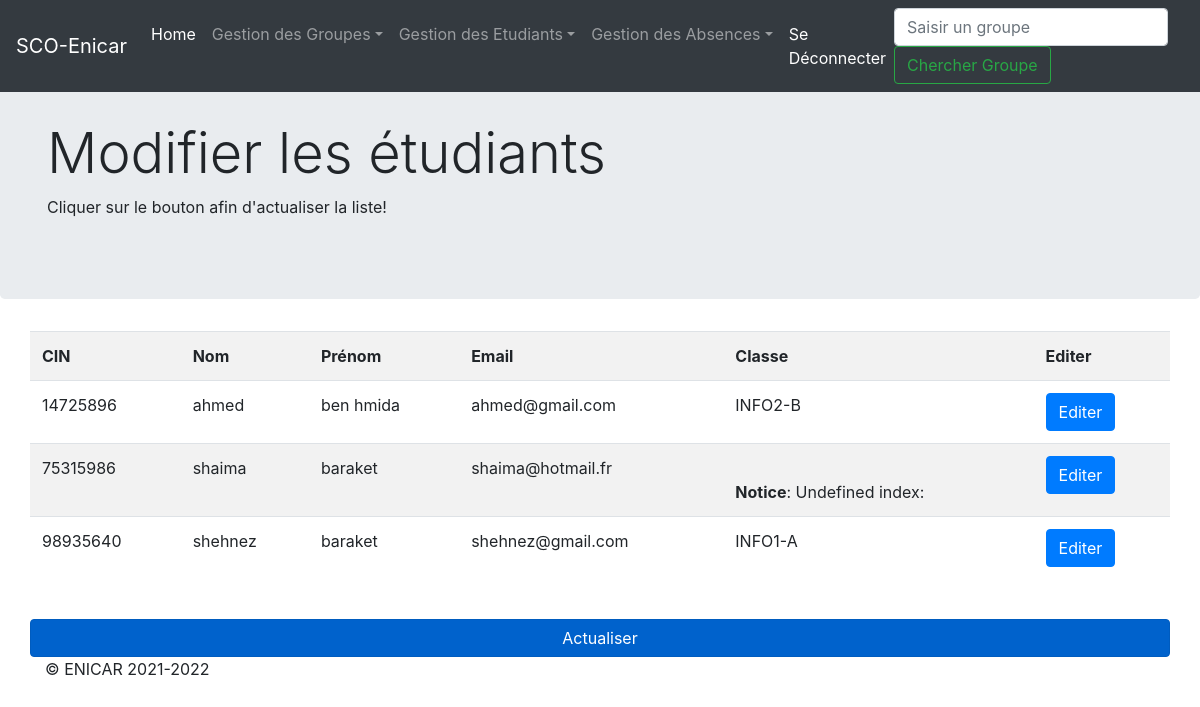
Screenshot of /modifierEtudiant.php (signed in) with the database file from the repository.
### tables this page shows
CREATE TABLE `etudiant` (
  `cin` int(8) NOT NULL,
  `email` varchar(40) NOT NULL,
  `password` varchar(40) NOT NULL,
  `cpassword` varchar(40) NOT NULL,
  `nom` varchar(20) NOT NULL,
  `prenom` varchar(20) NOT NULL,
  `adresse` text NOT NULL,
  `Classe` varchar(40) NOT NULL
);

### modifierEtudiant.php (the view, shortened to what this page needs)
<?php
require_once("connexion.php");
?>
<!DOCTYPE html>
<html lang="en">
<head>
</head>
<body>
  <main role="main">
    <div class="jumbotron">
      <div class="container">
        <h1 class="display-4">Modifier les étudiants</h1>
        <p>Cliquer sur le bouton afin d'actualiser la liste!</p>
      </div>
    </div>
    <div class="container">
      <div class="row">
        <div class="table-responsive">
          <table class="table table-striped table-hover">
            <tr>
              <th>
                CIN
              </th>
              <th>
                Nom
              </th>
              <th>
                Prénom
              </th>
              <th>
                Email
              </th>
              <th>
                Classe
              </th>
              <th>
                Editer
              </th>
            </tr>
            <?php
            $sql = "SELECT * from etudiant";
            $stmt = $pdo->prepare($sql);
            $stmt->execute();
            while ($etudiants = $stmt->fetch(PDO::FETCH_ASSOC)) {
              $cin = $etudiants['cin'];
              $nom = $etudiants['nom'];
              $prenom = $etudiants['prenom'];
              $email = $etudiants['email'];
              $classe = $etudiants['Classe'];
            ?>
              <tr>
                <td>
                  <?php echo $cin ?>
                </td>
                <td>
                  <?php echo $nom ?>
                </td>
                <td>
                  <?php echo $prenom ?>
                </td>
                <td>
                  <?php echo $email ?>
                </td>
                <td>
                  <?php echo $classe ?>
                </td>
                <td>
                  <form action="modifierEtudiant.php" method="POST">
                    <button type="button" class="btn btn-primary" data-bs-toggle="modal" data-bs-target="#exampleModal1">
                      Editer
                    </button>
                  </form>
                </td>
              </tr>
            <?php
            }
            ?>
          </table>
          <br>
        </div>
        <button type="button" onload="refresh()" class="btn btn-primary btn-block active">Actualiser</button>
      </div>
    </div>
  </main>
</body>
</html>

### rows the page displays
etudiant: cin "14725896", nom "ahmed", prenom "ben hmida", email "ahmed@gmail.com", Classe "INFO2-B"
etudiant: cin "75315986", nom "shaima", prenom "baraket", email "shaima@hotmail.fr", Classe "Notice : Undefined index:"
etudiant: cin "98935640", nom "shehnez", prenom "baraket", email "shehnez@gmail.com", Classe "INFO1-A"
